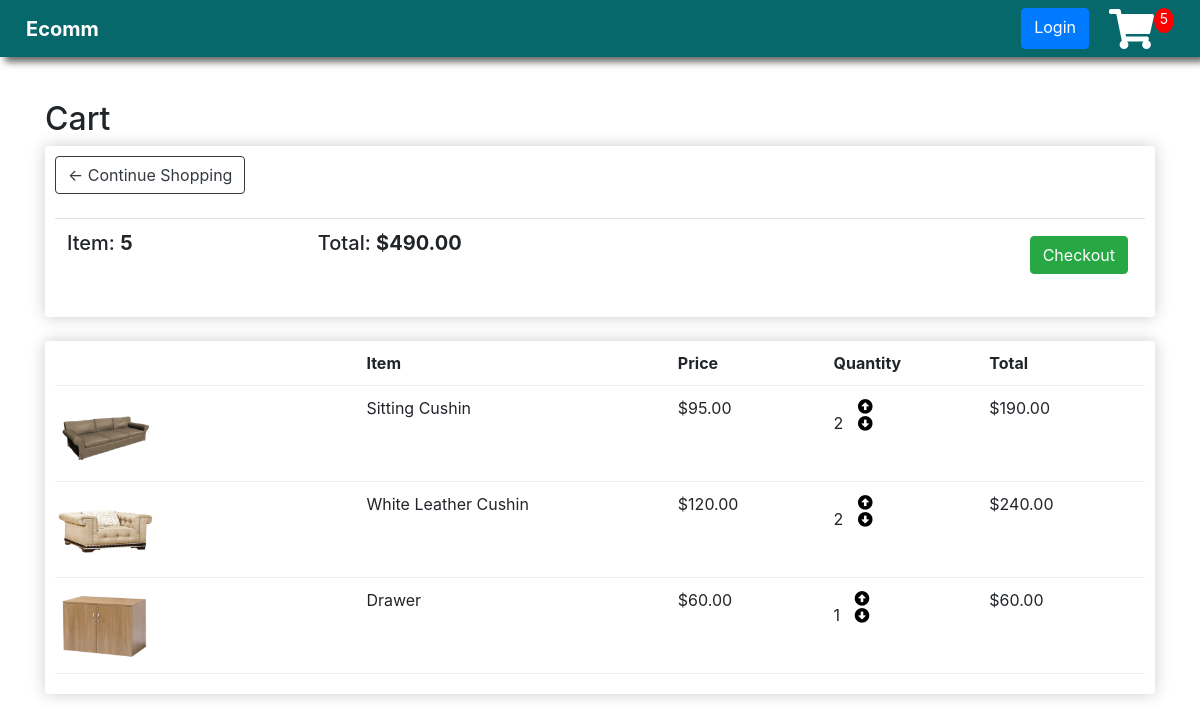
The app's page /cart/ (signed in) with its own data.
### store/models.py (models this page shows, shortened)
class Order(models.Model):
    customer = models.ForeignKey(Customer, on_delete=models.SET_NULL, blank=True, null=True)
    date_ordered = models.DateTimeField(auto_now_add=True)
    complete = models.BooleanField(default=False, null=True, blank=False)
    transaction_id = models.CharField(max_length=200, null=True)
    @property
    def get_cart_total(self):
        orderitems = self.orderitem_set.all()
        total = sum([item.get_total for item in orderitems])
        return total
    @property
    def get_cart_items(self):
        orderitems = self.orderitem_set.all()
        total = sum([item.quantity for item in orderitems])
        return total

class OrderItem(models.Model):
    product = models.ForeignKey(Product, on_delete=models.SET_NULL, blank=True, null=True)
    order = models.ForeignKey(Order, on_delete=models.SET_NULL, blank=True, null=True)
    quantity = models.IntegerField(default=0, null=True, blank=True)
    date_added = models.DateTimeField(auto_now_add=True)
    @property
    def get_total(self):
        total = self.product.price * self.quantity
        return total

class Product(models.Model):
    name = models.CharField(max_length=200, null=True)
    price = models.DecimalField(max_digits=7, decimal_places=2)
    digital = models.BooleanField(default=False, null=True, blank=False)
    image = models.ImageField(null=True, blank=True)
    @property
    def imageURL(self):
        try:
            url = self.image.url
        except:
            url = ''
        return url

### store/views.py (the view)
# urls.py: path('cart/', views.cart, name='cart'),
def cart(request):
    data = cartData(request)
    cartItems = data['cartItems']
    order = data['order']
    items = data['items']
    context = {'items':items, 'order':order, 'cartItems':cartItems}
    return render(request, 'cart.html', context)

### store/utils.py (called while the page is built)
def cartData(request):
    if request.user.is_authenticated:
        customer = request.user.customer
        order, created = Order.objects.get_or_create(customer=customer, complete=False)
        items = order.orderitem_set.all()
        cartItems = order.get_cart_items
    else:
        cookieData = cookieCart(request)
        cartItems = cookieData['cartItems']
        order = cookieData['order']
        items = cookieData['items']
    return {'cartItems':cartItems, 'order':order, 'items':items}

### store/templates/cart.html
{% extends 'base.html' %}
{% load static %}
{% block content %}
    <h2>Cart</h2>
    <div class="row">
        <div class="col-lg-12">
            <div class="box-element">
                <a class="btn btn-outline-dark" href="{% url 'store' %}">&#x2190; Continue Shopping</a>
                <br/>
                <br/>
                <table class="table">
                    <tr>
                        <th><h5>Item: <strong>{{order.get_cart_items}}</strong></h5></th>
                        <th><h5>Total: <strong>${{order.get_cart_total|floatformat:2}}</strong></h5></th>
                        <th>
                            <a style="float:right; margin:5px" class="btn btn-success" href="{% url 'checkout' %}">Checkout</a>
                        </th>
                    </tr>
                </table>
            </div>
            <br/>
            <div class="box-element">
                <div class="cart-row">
                    <div style="flex:2"></div>
                    <div style="flex:2"><strong>Item</strong></div>
                    <div style="flex:1"><strong>Price</strong></div>
                    <div style="flex:1"><strong>Quantity</strong></div>
                    <div style="flex:1"><strong>Total</strong></div>
                </div>
                {% for item in items %}
                <div class="cart-row">
                    <div style="flex:2"><img class="row-image" src="{{item.product.imageURL}}"/></div>
                    <div style="flex:2">{{item.product.name}}</div>
                    <div style="flex:1">${{item.product.price|floatformat:2}}</div>
                    <div style="flex:1">
                        <p class="quantity">{{item.quantity}}</p>
                        <div class="quantity">
                            <i data-product={{item.product.id}} data-action="add" class="fas fa-arrow-alt-circle-up update-cart"></i>
                            <i data-product={{item.product.id}} data-action="remove" class="fas fa-arrow-alt-circle-down update-cart"></i>
                        </div>
                    </div>
                    <div style="flex:1">${{item.get_total}}</div>
                </div>
                {% endfor %}
            </div>
        </div>
    </div>
{% endblock content %}

### store/templates/base.html (shortened to what this page needs)
{% load static %}
<!doctype html>
<html lang="en">
  <head>
    <link rel="stylesheet" href="https://cdn.jsdelivr.net/npm/bootstrap@4.6.2/dist/css/bootstrap.min.css">
	<link rel="stylesheet" href="https://use.fontawesome.com/releases/v5.7.0/css/all.css">
	<link href="{% static 'css/style.css' %}" rel="stylesheet">
</head>
<body>
<nav class="navbar navbar-expand-md .bg-* navbar-custom fixed-top" id="navbar">
  <li class="navbar-brand">Ecomm</li>
    <ul class="navbar-nav ml-auto">
      <li class="nav-item active">
        <a class="btn btn-primary" href="#">Login </a>
      </li>
      <li class="nav-item">
    		<a id="product-details-cart" href="{% url 'cart' %}" class="fas fa-shopping-cart"></a>
        <p id="cart-total">{{cartItems}}</p>
      </li>
    </ul>
</nav>
<div class="container">
    {% block content %}
    {% endblock content %}
</div>
</body>
</html>

### static/css/style.css (style rules this page uses)
.navbar-brand { font-weight:700; font-size:1.5rem; color:white; }
.navbar { -webkit-transition: all 0.4s ease; transition: all 0.4s ease; }
.navbar-custom { color:white; background-color:rgb(7, 104, 107) !important; box-shadow: 5px 5px 7px #696969, -5px -5px 7px #ffffff; }
.navbar li { margin:0px 10px; font-size: 20px; }
.fas { color:white; width: 25px; font-size:40px; margin:auto; text-align:center; }
#cart-total { display: block; text-align: center; width: 20px; height: 25px; margin-left:20px; border-radius: 50%; font-size: 14px; background-color: red; }
.nav-item { display:flex; }
h2 { margin-top: 100px; }
.box-element { box-shadow:hsl(0, 0%, 80%) 0 0 16px; background-color: #fff; border-radius: 4px; padding: 10px; }
.row-image { width: 100px; }
.cart-row { display: flex; align-items: flex-stretch; padding-bottom: 10px; margin-bottom: 10px; border-bottom: 1px solid #ececec; }
.quantity { display: inline-block; padding-right: 10px; }
.cart-row .fas { width: 12px; font-size:15px; cursor: pointer; display: block; color:black; margin-top:2.5px; transition:1s; }

### records on screen
Order: get_cart_items "5", get_cart_total "490.00"
OrderItem: product.imageURL (picture), product.name "Sitting Cushin", product.price "95.00", quantity "2", get_total "190.00"
OrderItem: product.imageURL (picture), product.name "White Leather Cushin", product.price "120.00", quantity "2", get_total "240.00"
OrderItem: product.imageURL (picture), product.name "Drawer", product.price "60.00", quantity "1", get_total "60.00"

### other values on screen
{{ cartItems }} "5"
